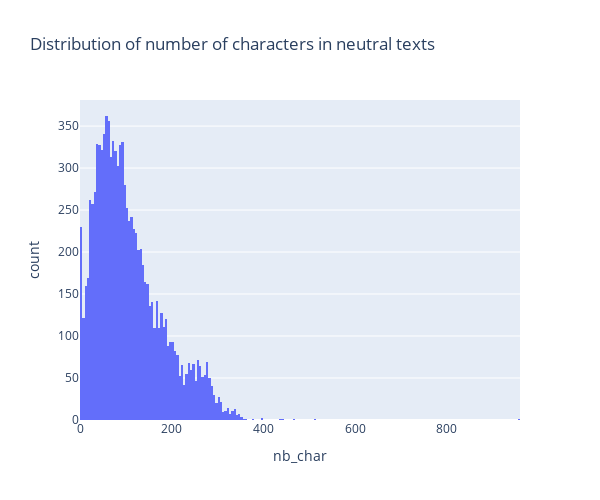

The cell this chart's notebook holds for it:
### Code cell
fig_hist_neu = px.histogram(neutral_df, x="nb_char", title="Distribution of number of characters in neutral texts")
fig_hist_neu.update_layout(width=600, height=500)

### Figure 1 — Plotly figure (JSON) as saved in the notebook; plotly's stock layout.template omitted (floating-point values rounded to 4 significant figures; data arrays with more than 128 entries replaced by an {"elided": "..."} marker saying what was removed)
{"data": [{"alignmentgroup": "True", "bingroup": "x", "hovertemplate": "nb_char=%{x}<br>count=%{y}<extra></extra>", "legendgroup": "", "marker": {"color": "#636efa", "pattern": {"shape": ""}}, "name": "", "offsetgroup": "", "orientation": "v", "showlegend": false, "type": "histogram", "x": {"elided": "10284 int values"}, "xaxis": "x", "yaxis": "y"}], "layout": {"barmode": "relative", "height": 500, "legend": {"tracegroupgap": 0}, "title": {"text": "Distribution of number of characters in neutral texts"}, "width": 600, "xaxis": {"anchor": "y", "domain": [0, 1], "title": {"text": "nb_char"}}, "yaxis": {"anchor": "x", "domain": [0, 1], "title": {"text": "count"}}}}
